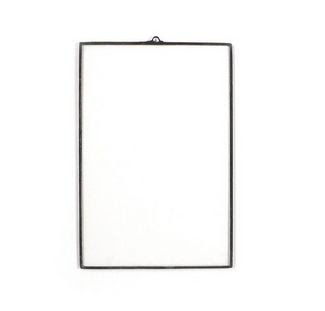
#> input picture t2.jpg, 325 x 311 px
$ python '16.Hough-transzformáció alkalmazása téglalap irányának meghatározására.py'
#> lines starting #> are read from the running program, lines starting #| are printed output that depends on the picture; after the words box and inside, x2 and y2 are one past the last pixel; in counts of white or black regions, pixels touching at a corner belong together
import cv2, numpy as np

img = cv2.imread("t2.jpg", 0)
#> img: shape (311, 325); min 35, max 255, mean 249.7
edges = cv2.Canny(cv2.GaussianBlur(img, (5, 5), 0), 100, 200)
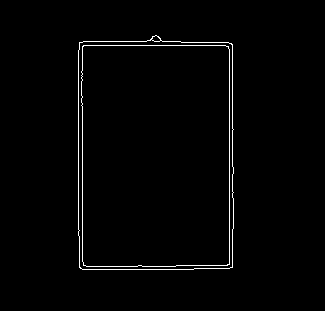
#> edges: shape (311, 325); 1.5% white in thin lines or dots, all inside (x1, y1, x2, y2) = (78, 35, 234, 270)

lines = cv2.HoughLinesP(edges, 1, np.pi / 180, 50, minLineLength=50, maxLineGap=10)
#> lines = [[82, 269, 82, 96], [232, 197, 232, 44], [78, 235, 78, 50], [229, 268, 229, 43], [79, 45, 225, 45], [83, 269, 193, 269], [79, 266, 175, 266], [83, 41, 180, 41], [176, 265, 227, 265]]

if lines is not None:

    dx = lines[:, 0, 2] - lines[:, 0, 0]
#> dx = [0, 0, 0, 0, 146, 110, 96, 97, 51]
    dy = lines[:, 0, 3] - lines[:, 0, 1]
#> dy = [-173, -153, -185, -225, 0, 0, 0, 0, 0]

    angles = np.degrees(np.arctan2(dy, dx)) % 180
#> angles = [90, 90, 90, 90, 0, 0, 0, 0, 0]
    lengths = np.sqrt(dx ** 2 + dy ** 2)
#> lengths = [173, 153, 185, 225, 146, 110, 96, 97, 51]

    hist, bin_edges = np.histogram(angles, bins=180, range=(0, 180), weights=lengths)
#> hist = 180 values, max 736 at index 90, min 0 at index 1, mean 6.87; bin_edges = 181 values from 0 to 180

    dominant_angle = bin_edges[np.argmax(hist)]
#> dominant_angle = 90
    print(f"Domináns irány: {dominant_angle:.2f} fok")
#| Domináns irány: 90.00 fok

$ run again, with t.jpg copied over t2.jpg
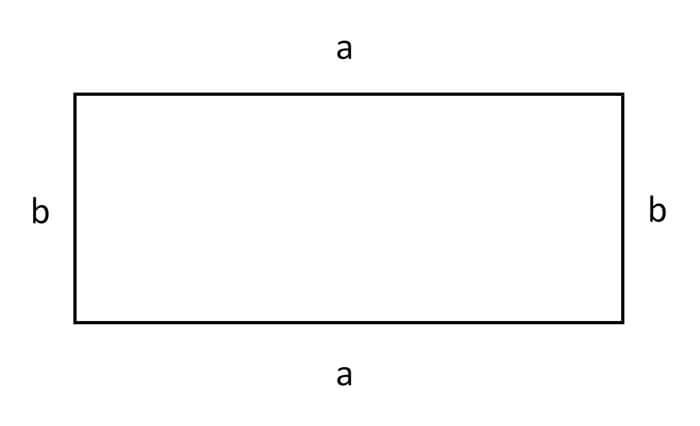
#> input picture t.jpg, 700 x 426 px
#> img is the input picture: shape (426, 700); min 0, max 255, mean 250.2
#> `edges = cv2.Canny(cv2.GaussianBlur(img, (5, 5), 0), 100, 200)`:
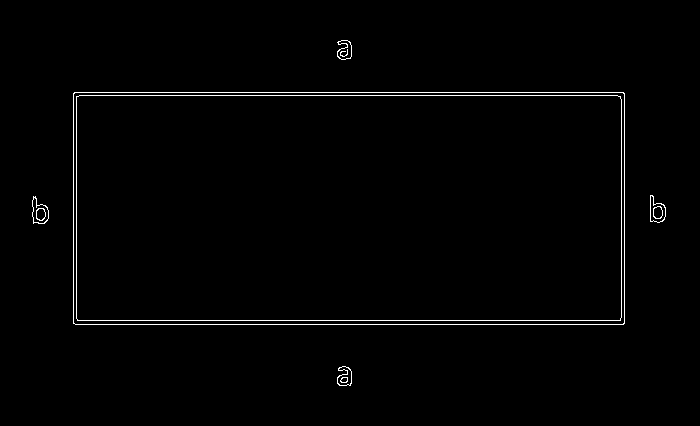
#> edges: shape (426, 700); 1.2% white in thin lines or dots, all inside (x1, y1, x2, y2) = (32, 40, 666, 386)
#> lines = [[74, 92, 623, 92], [73, 320, 624, 320], [75, 324, 623, 324], [73, 95, 624, 95], [73, 323, 73, 93], [76, 318, 76, 96], [624, 323, 624, 93], [621, 317, 621, 99]]
#> dx = [549, 551, 548, 551, 0, 0, 0, 0]
#> dy = [0, 0, 0, 0, -230, -222, -230, -218]
#> angles = [0, 0, 0, 0, 90, 90, 90, 90]
#> lengths = [549, 551, 548, 551, 230, 222, 230, 218]
#> hist = 180 values, max 2199 at index 0, min 0 at index 1, mean 17.22; bin_edges = 181 values from 0 to 180
#> dominant_angle = 0
#| Domináns irány: 0.00 fok
